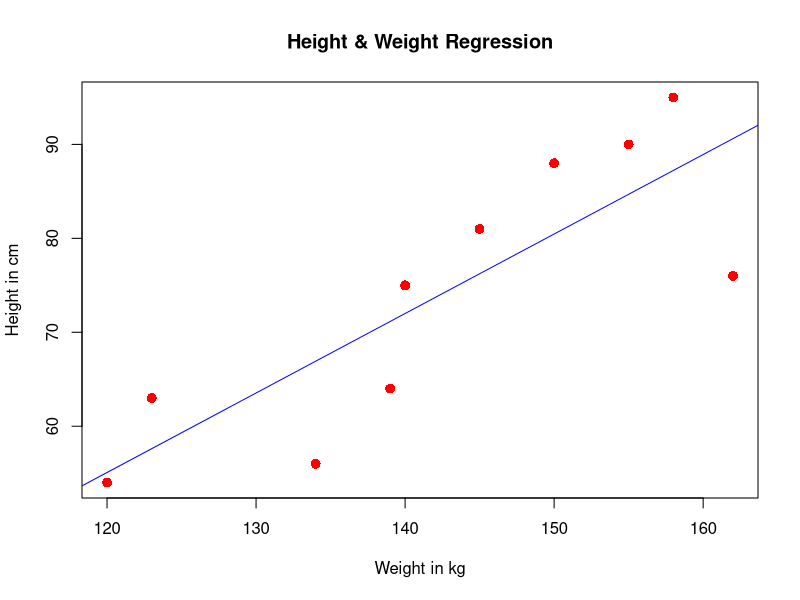

Here is the R script that generated this plot:
# Define the data
x <- c(123,120,134,139,140,145,150,155,158,162)
y <- c(63,54,56,64,75,81,88,90,95,76)

# Perform linear regression
relation <- lm(y ~ x)

# Print the summary of the regression model
print(summary(relation))

# Predict for x = 170
a <- data.frame(x = 170)
result <- predict(relation, a)
print(result)

# Save plot as PNG
png(file = "inear_regression.png")

# Create scatter plot
plot(x, y, col="red", main="Height & Weight Regression", 
     pch=16, cex=1.3, xlab="Weight in kg", ylab="Height in cm")

# Add regression line
abline(relation, col="blue")

dev.off()

